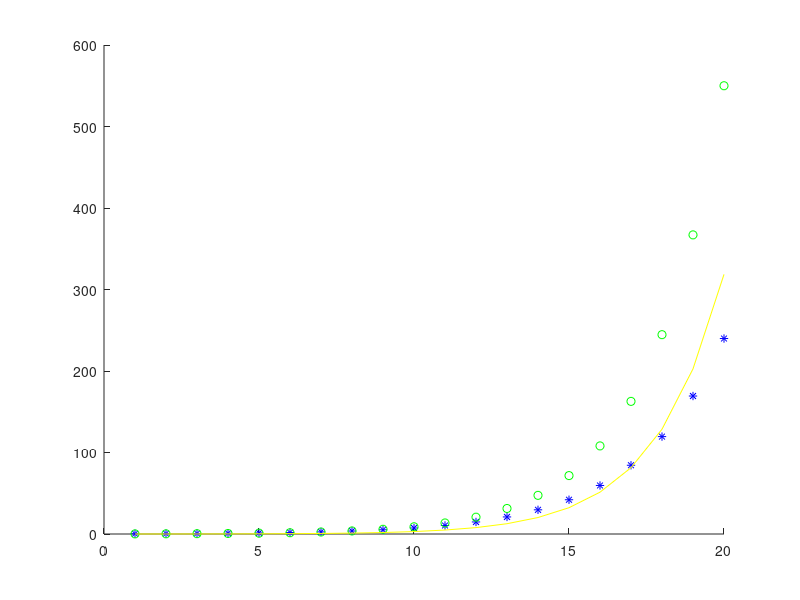

Write MATLAB code to recreate this figure.
%% RQ_1311073_1110859
% Reactores con reciclo.

clc; clear all; %Limpiar pantalla
format short g;  %Formato

%% Inicialmente, definimos las variables a introducir:
global k1 k2 vo Cao Vtac Fao tao tao2

% Datos generales del reactor:
k1=0.15;
k2=0.06;
vo=5;
Cao=0.1;
Vtac=10;
Fao=Cao*vo;
tao=Vtac/vo;
R=0.5;
 tipo_RQ=1; %(Tipo TAC)
% tipo_RQ=2; %(Tipo FPI)

if tipo_RQ==1
    % Balances de Masa para un TAC (A->B->C)
    %Comp A, B y C:
    Fa1=(Fao)/(1+k1*tao);
    Fb1=(k1*Fa1*tao)/(1+k2*tao);
    Fc1=k2*Fb1*tao;   
    %Flujos sin reciclo como flujos de entrada
    Fa0=Fa1;
    Fb0=Fb1;
    Fc0=Fc1;
    tol=0.1;
    
    %TAC con reciclo
    v=vo*(1+R);
    tao2=Vtac/v;    
    %resuelvo el TAC por primera vez con reciclo
    Fa2=Fa0/(1+k1*tao2);
    Fb2=(Fb0+Fa2*(k1*tao2))/(1+k2*tao2);
    Fc2=Fc0+(k2*tao2*Fb2);
    Fi=[Fa2,Fb2,Fc2];       %Vector de flujos iniciales(con reciclo)
 
    Flujos_iter=[Fi];  
    k=1;
    while tol>0.01

        %Ecuacion de reciclo:
        Fa1=Fa0+(R*Fa2);
        Fb1=Fb0+(R*Fb2);
        Fc1=Fc0+(R*Fc2);
        
        %Nuevos Flujos de entrada con reciclo
        Fa0=Fa1;
        Fb0=Fb1;
        Fc0=Fc1;
        
        %Resolucion del TAC por segunda vez
        Fa2=Fa0/(1+k1*tao2);
        Fb2=(Fb0+Fa2*(k1*tao2))/(1+k2*tao2);
        Fc2=Fc0+(k2*tao2*Fb2);
        Fk=[Fa2,Fb2,Fc2];              %Vector de flujos iter.k(con reciclo)
        Flujos_iter=[Flujos_iter; Fk]; %Tabla de flujos para cada iteracion.    
 
        %Calculo tolerancia
        tol=max(abs((Flujos_iter(k,:)-Flujos_iter(k+1,:))));
        k=k+1;
        if k>=20
            break
        end
    end
    Convergencia_iteracion=k
    Flujos_iter
    Flujos_salida=Flujos_iter(end,:)

    hold on
    plot([1:k],Flujos_iter(:,1),'*b')
    plot([1:k],Flujos_iter(:,2),'og')
    plot([1:k],Flujos_iter(:,3),'-y')
    
elseif tipo_RQ==2
    % Balances de Masa para un FPI(A->B->C)
    %Comp A, B y C:
    %@SED_1311073_1110859 BALANCES DE A,B y C. REACTOR FPI.
    FiInicial=[Fao 0 0];
    [Volumen,Fi1]=ode45('SED_1311073_1110859',[0 10],FiInicial);
        %Flujos sin reciclo como flujos de entrada
    Fa0=Fi1(end,1);
    Fb0=Fi1(end,2);
    Fc0=Fi1(end,3);
    Fi0=[Fa0 Fb0 Fc0]
    tol=0.1;
    
    %FPI con reciclo
    v=vo*(1+R);
    tao2=Vtac/v;    
    %resuelvo el FPI por primera vez con reciclo
    [Volumen,Fi2]=ode45('SED_1311073_1110859',[0 10],Fi0);
    %Vector de flujos iniciales(con reciclo)
    Fi2=[Fi2(end,1),Fi2(end,2),Fi2(end,3)];       
    
    Flujos_iter=[Fi2];  
    k=1;
    while tol>0.01

        %Ecuacion de reciclo:
        Fa1=Fa0+(R*Fi0(1));
        Fb1=Fb0+(R*Fi0(2));
        Fc1=Fc0+(R*Fi0(3));
        
        %Nuevos Flujos de entrada con reciclo
        Fa0=Fa1;
        Fb0=Fb1;
        Fc0=Fc1;
        
        %Resolucion del TAC por segunda vez
        [Volumen,Fi2]=ode45('SED_1311073_1110859',[0 10],[Fa0,Fb0,Fc0]);
        Fk=[Fi2(end,1),Fi2(end,2),Fi2(end,3)];     %Vector de flujos iter.k(con reciclo)
        Flujos_iter=[Flujos_iter; Fk];             %Tabla de flujos para cada iteracion.    
 
        %Calculo tolerancia
        tol=max(abs(((Flujos_iter(k,:)-Flujos_iter(k+1,:))/Flujos_iter(k+1,:))));
        k=k+1;
        if k>=50
            break
        end
    end
    Convergencia_iteracion=k
    Flujos_iter
    Flujos_salida=Flujos_iter(end,:)

    hold on
    plot([1:k],Flujos_iter(:,1),'*b')
    plot([1:k],Flujos_iter(:,2),'og')
    plot([1:k],Flujos_iter(:,3),'-y')    
end
